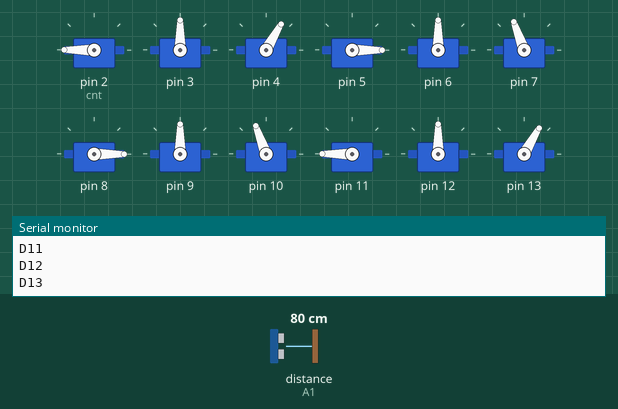
Recording of a program running on a simulated Arduino Nano, built with avr-gcc and run on an emulated ATmega328P. On the bench: 12 × servo, the last lines printed to the serial monitor. Wiring (inferred from the names in the program): ultrasonic range finder: trigger A2; echo A1. The test bench sets the inputs (shaded band); at power-on: distance to the obstacle (sensor on A1) 80 cm. The echo pulse lasts 58.3 µs per cm. At 8.8 s the program stops and its outputs stay as they are.

Above: at 0.3 s.
At 1.3 s:
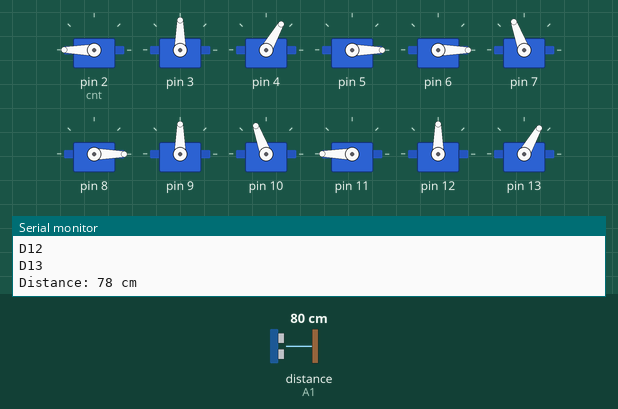
At 6.1 s:
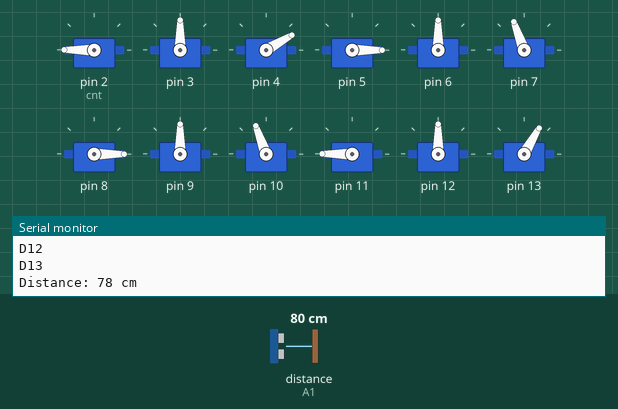
At 7.2 s:
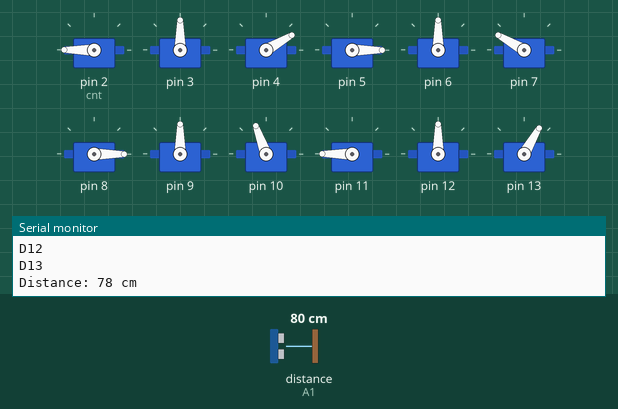
At 7.8 s:
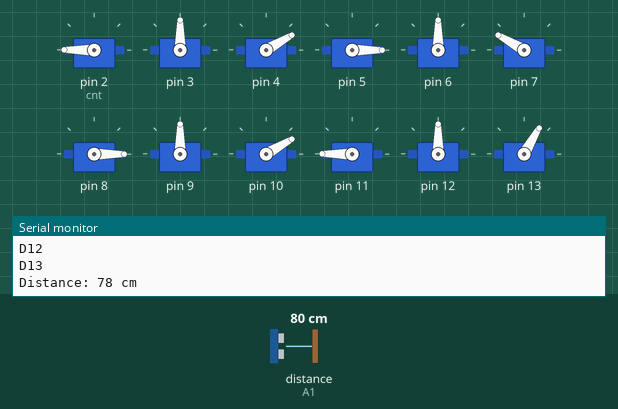
At 8.3 s:
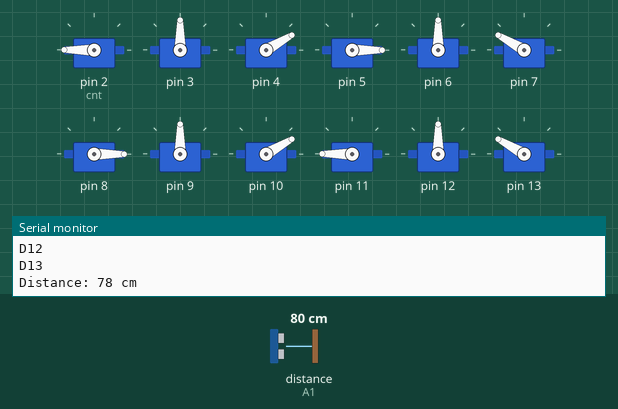
Timing chart, 0 to 9.8 s (numbered marks = the images above):
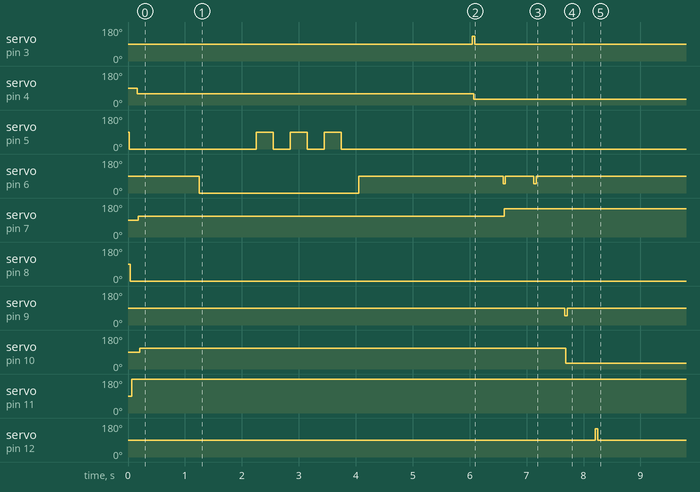

Measured:
- by itself, servo on pin 3: 90° → 130° at 6.0 s, → 90° 0.04 s later
- by itself, servo on pin 4: 90° → 60° at 0.16 s, → 30° 5.9 s later
- by itself, servo on pin 5: repeats every 0.60 s: 90° 0.30 s, 0° 0.30 s, until it stays 0° from 3.7 s
- by itself, servo on pin 6: 90° → 0° at 1.2 s, → 90° 2.8 s later
- by itself, servo on pin 7: 90° → 110° at 0.18 s, → 150° 6.4 s later
- by itself, servo on pin 8: 90° → 0° at 0.04 s
- by itself, servo on pin 9: 90° → 50° at 7.7 s, → 90° 0.04 s later
- by itself, servo on pin 10: 90° → 110° at 0.20 s, → 30° 7.5 s later

The program:

Main.cpp
```cpp
#include <Arduino.h>
#include <Servo.h>

#define trigPin A2
#define echoPin A1

Servo motor[4][3];

int duration = 0;
int distance = 0;

void setup() {
  Serial.begin(9600);
  pinMode(trigPin, OUTPUT);
  pinMode(echoPin, INPUT);
  int cnt = 2;
  for (int i = 0; i < 4; i++)
  {
    for (int q = 0; q < 3; q++)
    {
      motor[i][q].attach(cnt);
      Serial.println("D" + String(cnt));
      cnt++;
    }

  }
}

void calc_distance()
{
  digitalWrite(trigPin, LOW);
  delayMicroseconds(2);
  // Sets the trigPin HIGH (ACTIVE) for 10 microseconds
  digitalWrite(trigPin, HIGH);
  delayMicroseconds(10);
  digitalWrite(trigPin, LOW);
  // Reads the echoPin, returns the sound wave travel time in microseconds
  duration = pulseIn(echoPin, HIGH);
  // Calculating the distance
  distance = duration * 0.034 / 2; // Speed of sound wave divided by 2 (go and back)
}

void stand()
{
  motor[0][0].write(180);
  delay(20);
  motor[1][0].write(0);
  delay(20);
  motor[2][0].write(0);
  delay(20);
  motor[3][0].write(180);
  delay(20);
  motor[0][1].write(90);
  delay(20);
  motor[1][1].write(90);
  delay(20);
  motor[2][1].write(90);
  delay(20);
  motor[3][1].write(90);
  delay(20);
  motor[0][2].write(60);
  delay(20);
  motor[1][2].write(110);
  delay(20);
  motor[2][2].write(110);
  delay(20);
  motor[3][2].write(60);
  delay(20);
}

void sit()
{
  motor[0][1].write(130);
  delay(20);
  motor[0][2].write(30);
  delay(20);
  motor[0][1].write(90);
  delay(500);
  motor[1][1].write(50);
  delay(20);
  motor[1][2].write(150);
  delay(20);
  motor[1][1].write(90);
  delay(500);
  motor[1][1].write(50);
  delay(20);
  motor[1][2].write(150);
  delay(20);
  motor[1][1].write(90);
  delay(500);
  motor[2][1].write(50);
  delay(20);
  motor[2][2].write(30);
  delay(20);
  motor[2][1].write(90);
  delay(500);
  motor[3][1].write(150);
  delay(20);
  motor[3][2].write(150);
  delay(20);
  motor[3][1].write(90);
  delay(500);
}

void wink()
{
  motor[1][1].write(0);
  delay(1000);
  for(int i = 0; i < 3; i++)
  {
    motor[1][0].write(90);
    delay(300);
    motor[1][0].write(0);
    delay(300);
  }
  motor[1][1].write(90);
}

void loop() {
  stand();
  delay(1000);
    calc_distance();
    Serial.print("Distance: ");
    Serial.print(distance);
    Serial.println(" cm");
    wink();
    delay(2000);
    sit();
    while(true) {}
}
```
